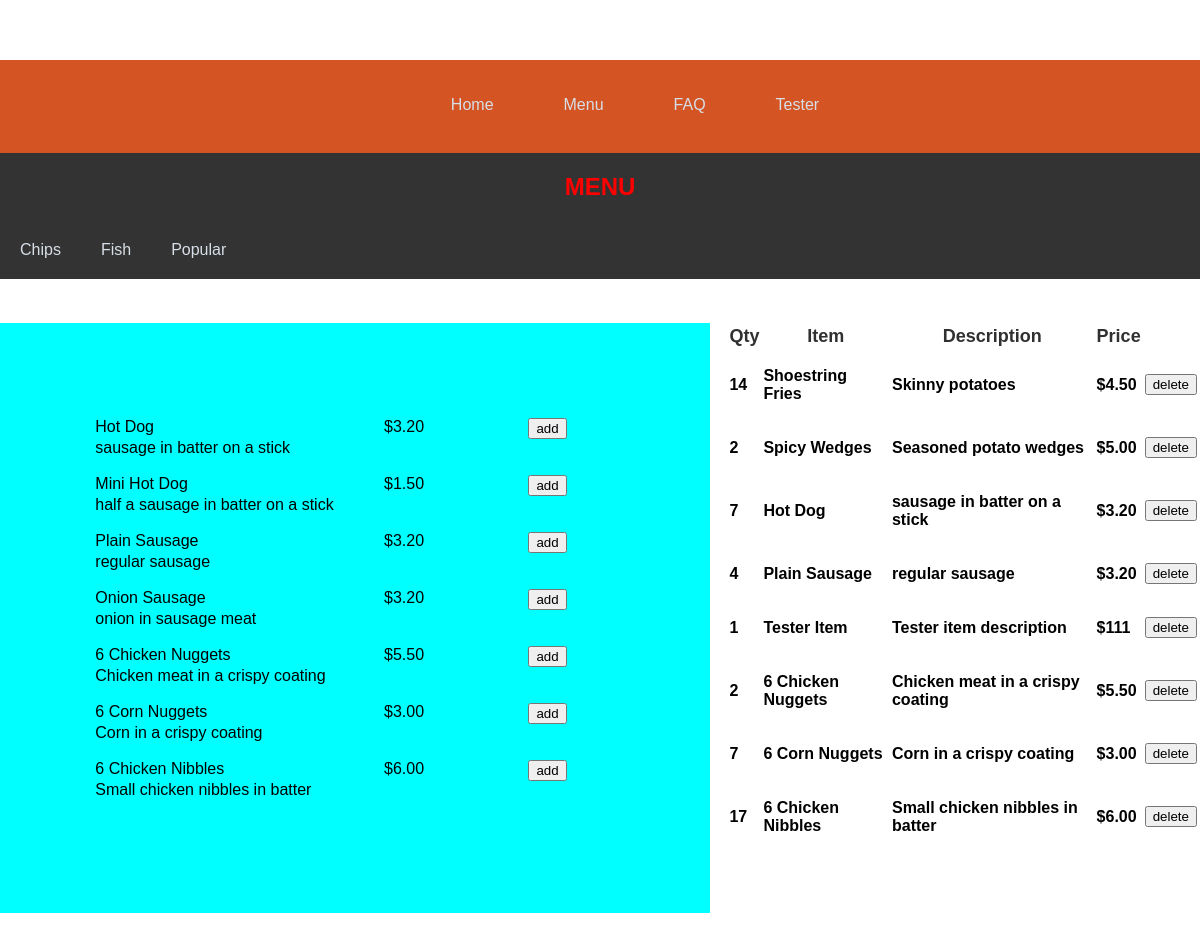
The page /menu on the database its author committed.
### tables this page shows
CREATE TABLE item (id INTEGER PRIMARY KEY, name STRING, description STRING, price DECIMAL, type STRING (100));

### main.py (the view)
@app.route("/menu", methods =['GET', 'POST'])
def menu():
   cursor = get_db().cursor()
   chips = "SELECT id, name, description, price FROM item WHERE type = 'Chips'"
   cursor.execute(chips)
   chips = cursor.fetchall()
   cursor = get_db().cursor()
   fish = "SELECT id, name, description, price FROM item WHERE type = 'Fish'"
   cursor.execute(fish)
   fish = cursor.fetchall()
   popular = "SELECT id, name, description, price FROM item WHERE type = 'Popular'"
   cursor.execute(popular)
   popular = cursor.fetchall()
   cursor = get_db().cursor()
   distinct = "select item_id, name, description, price, count(*) as ct from item INNER JOIN order_item ON item.id = order_item.item_id group by item_id order by item_id"
   cursor.execute(distinct)
   distinct = cursor.fetchall()
   return render_template("menu.html", chips = chips, fish = fish, popular = popular, distinct =distinct,)

### main.py (called while the page is built)
def get_db():
    db = getattr(g, '_database', None)
    if db is None:
        db = g._database = sqlite3.connect(DATABASE)
    return db

@app.teardown_appcontext
def close_connection(exception):
    db = getattr(g, '_database', None)
    if db is not None:
        db.close()

### templates/menu.html (shortened to what this page needs)
{% extends 'base.html' %}
{% block content %}
<!DOCTYPE html>
<html lang="en">
<head>
    <link rel="stylesheet" href={{url_for('static',filename='stickymenu.css')}}>
</head>
<body>
    <div class="content">
    <nav>
    <div id="menubar">
        <h1>MENU</h1>
        <a href="http://127.0.0.1:5000/menu#chips">Chips</a>
        <a href="http://127.0.0.1:5000/menu#fish">Fish</a>
        <a href="http://127.0.0.1:5000/menu#popular">Popular</a>
    </div>
    </nav>
    <div id="menu">
    {% for item in popular%}
    <div class="item">
    <div id="name">{{item [1]}}</div>
    <div id="price">{{item [3]}}</div>
    <div id="add">
        <form action="/add" method="post">
        <input type="submit" value="add">
        </form></div>
    <div id="description">{{item [2]}}</div>
    <br>
    </div>
    {% endfor %}
    </div>
    <div id ="order-sidebar">
        <table class="center">
            <tr>
              <th>Qty</th>
              <th>Item</th>
              <th>Description</th>
              <th>Price</th>
              <th></th>
            </tr>
        {% for item in distinct %}
      <tr>
          <td><h3>{{ item [4] }}</h3></td>
          <td><h3>{{ item [1] }}</h3></td>
          <td><h3>{{ item [2] }}</h3></td>
          <td><h3>{{ item [3]}}</h3></td>
          <td>
                <form action="/delete" method="post">
                <input class = "button" type="submit" value="delete">
                </form>
          {% endfor %}
    </div>
    </body>
</html>
{% endblock %}

### templates/base.html (shortened to what this page needs)
<!DOCTYPE html>
<html>
    <head>
        <link rel="stylesheet" href={{url_for('static',filename='stickymenu.css')}}>
    </head>
<nav>
    <div id="navbar" class="nav">
        <ul>
            <li><a href="http://127.0.0.1:5000/" class="nav-link hover">Home</a></li>
            <li><a href="http://127.0.0.1:5000/menu" class="nav-link hover">Menu</a></li>
            <li><a href="http://127.0.0.1:5000/faq" class="nav-link hover">FAQ</a></li>
            <li><a href="http://127.0.0.1:5000/tester" class = "nav-link hover">Tester</a></li>
        </ul>
    </div>
</nav>
{% block content%}
{% endblock %}
</html>

### static/stickymenu.css (style rules this page uses)
* { font-family: sans-serif; }
body { padding:0; margin: 0; }
.content { margin-top: 60px; }
#navbar { overflow: hidden; background-color: rgb(212, 85, 35); }
.nav-link { float: left; display: block; color: #d8dee7; text-align: center; padding: 20px; text-decoration: none; font-family: Arial, Helvetica, sans-serif; justify-content: space-around; margin:auto; }
ul { display: flex; justify-content: center; }
li { list-style: none; margin-left:30px; }
li a { text-decoration: none; color:#da2c91; }
li a::after { content: ' '; width: 0; height: 3px; background-color: cornflowerblue; margin: auto; display: block; }
#menubar { overflow: hidden; background-color: #333; }
#menubar a { float: left; display: block; color: #d8dee7; text-align: center; padding: 20px; text-decoration: none; font-family: Arial, Helvetica, sans-serif; }
h1 { color: red; text-align: center; font-family: Arial, Helvetica, sans-serif; }
h3 { font-size:medium; }
table.center { margin-left: auto; margin-right: auto; }
th { color: rgb(48, 48, 48); font-family: Arial, Helvetica, sans-serif; font-size: large; text-align: center; }

### templates/menu.html (style rules this page uses)
html { scroll-behavior: smooth; }
.content { display:grid; height: 100vh; grid-template-columns: 1.5fr 1fr; grid-template-rows: 0.8fr 0.4fr; grid-template-areas: "nav nav" "menu order-sidebar"; grid-gap:0.5rem 1.0rem; }
nav { position: sticky; top: 60px; grid-area: nav; }
#menu { grid-area: menu; background-color: aqua; padding: 10vmin; }
#order-sidebar { grid-area: order-sidebar; }
.item { display: grid; grid-template-columns: 1fr 0.5fr 0.3fr; grid-template-rows: 0.5fr 0.5fr; grid-template-areas: "name price add" "description description description" }
#name { grid-area:name; }
#price { grid-area: price; }
#add { grid-area:add; }
#description { grid-area:description; }

### rows shown on the page
item: name "Hot Dog", price "$3.20", description "sausage in batter on a stick", item "7"
item: name "Mini Hot Dog", price "$1.50", description "half a sausage in batter on a stick"
item: name "Plain Sausage", price "$3.20", description "regular sausage", item "4"
item: name "Onion Sausage", price "$3.20", description "onion in sausage meat"
item: name "6 Chicken Nuggets", price "$5.50", description "Chicken meat in a crispy coating", item "2"
item: name "6 Corn Nuggets", price "$3.00", description "Corn in a crispy coating", item "7"
item: name "6 Chicken Nibbles", price "$6.00", description "Small chicken nibbles in batter", item "17"
item: item "14", name "Shoestring Fries", description "Skinny potatoes", price "$4.50"
item: item "2", name "Spicy Wedges", description "Seasoned potato wedges", price "$5.00"
item: item "1", name "Tester Item", description "Tester item description", price "$111"
